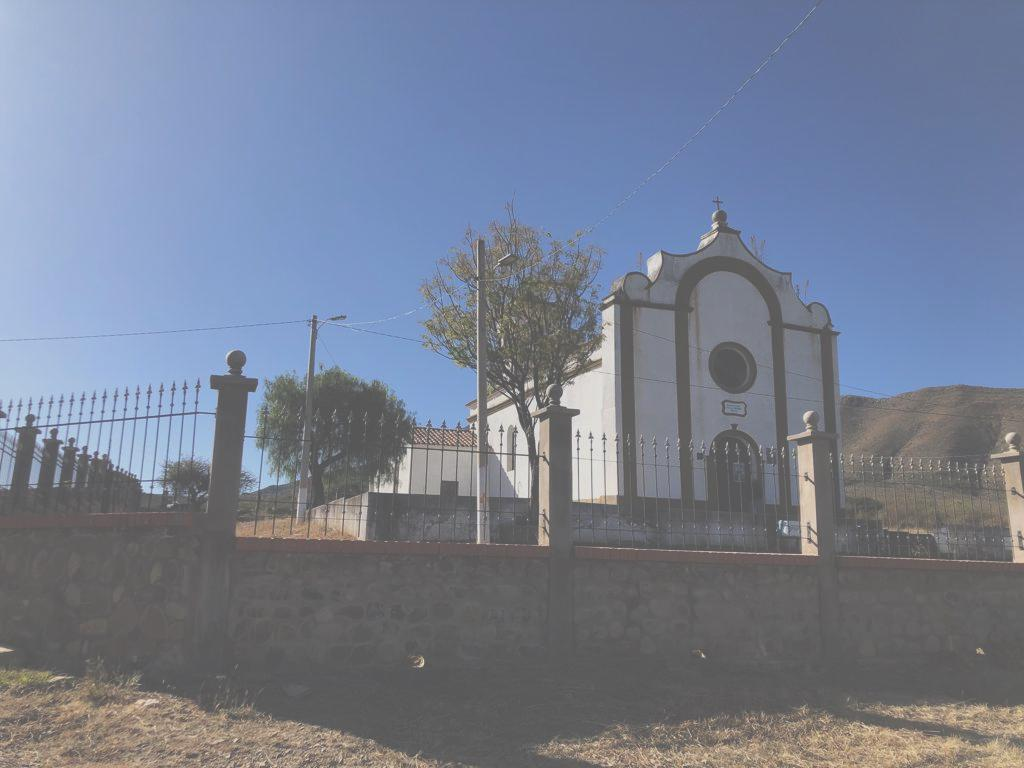
#> input picture SellaIglesia.jpeg, 1024 x 768 px, found by its file name
$ jupyter execute P3EDTT.ipynb   (shell and % lines are left out)
#> lines starting #> are read from the running program, lines starting #| are printed output that depends on the picture; long printed decimals are rounded
# Práctico 3 - Procesamiento Digital de Imágenes

[cell 1]
import math
import imageio
import numpy as np
import matplotlib.pyplot as plt

[cell 2]
#Definiendo Matriz de RGB a YIQ
MatrizRGBtoYIQ = np.array([[0.299, 0.587, 0.114],
                        [0.596,-0.275,-0.321],
                        [0.211,-0.523, 0.311]])
#Definiendo Matriz de YIQ a RGB
MatrizYIQtoRGB=np.array([[1,0.9663,0.6210],
                         [1,-0.2721,-0.6474],
                         [1,-1.1070,1.7046]])

def apply_matrix(img, M):
    return np.matmul(img.reshape((-1,3)), M.T).reshape(img.shape)

def rgb2yiq(img):
    return apply_matrix(img, MatrizRGBtoYIQ)

def yiq2rgb(img):
    return apply_matrix(img, MatrizYIQtoRGB)

def plot_hist(im, bins, ax, cumulative=False):
    counts, borders = np.histogram(im if im.ndim==2 else rgb2yiq(im)[...,0], bins=bins, range=(0,1))
    ax.bar(range(len(counts)), np.cumsum(counts) if cumulative else counts)
    plt.xticks(ax.get_xticks(), labels=np.round(ax.get_xticks()/bins,2))
    plt.grid(alpha=0.3)

[cell 3]
Imagen_RGB = imageio.imread('../PDITARRAGA/SellaIglesia.jpeg')/255
fig, axes = plt.subplots(1, 2, figsize=(15,8))
axes[0].imshow(Imagen_RGB, vmin=0, vmax=1)
plot_hist(Imagen_RGB, 50, axes[1])
#> in plot_hist, `counts, borders = np.histogram(im if im.ndim==2 else rgb2yiq(im)[...,0..`: counts = 50 values, max 120313 at index 18, min 0 at index 0, mean 15728.6; borders = 51 values from 0 to 1
#> figure, not shown here; panel 2: tallest bar 120313 high, from x = 17.6 to 18.4

# 1. Normalizar histograma al rango [0,1]

Definir una función que normalice el histograma de valores de la imagen al rango [0,1]. Si la imagen es RGB, debe normalizar el histograma de luminancias.

[cell 4]
#Convertir al espacio YIQ
YIQ=rgb2yiq(Imagen_RGB)
Ymin=YIQ[:,:,0].min()
#> Ymin = 0.246
Ymax=YIQ[:,:,0].max()
#> Ymax = 0.985
print(Ymin)
#| 0.2458
print(Ymax)
#| 0.9846
#
YIQN = YIQ.copy()
YIQN[:,:,0]   =(YIQ[:,:,0]-Ymin)/(Ymax-Ymin) # Normalizacion de cero a 1
#> YIQN: shape (768, 1024, 3) float64; mean of channels 0, 1, 2 0.339, -0.0434, 0.0151
Ymin2=YIQN[:,:,0].min()
#> Ymin2 = 0
Ymax2=YIQN[:,:,0].max()
#> Ymax2 = 1
print(Ymin2)
#| 0.0
print(Ymax2)
#| 1.0
Imagen1 = yiq2rgb(YIQN) #Convierte de YIQ Normalizado a RGB
_, axes = plt.subplots(1, 2, figsize=(15,8))
axes[0].imshow(Imagen1, vmin=0, vmax=1)
plot_hist(Imagen1, 50, axes[1])
#> figure, not shown here; panel 2: tallest bar 86662 high, from x = 7.6 to 8.4

## 1.1 Normalizar histograma usando percentiles

Definir una función que normalice el histograma de valores de la imagen de modo que el pixel del percentil P valga 0 y el pixel del percentil 100-P valga 1. Los valores entre los percentiles 0 y P valdrán 0 y los valores entre los percentiles 100-P y 100 valdrán 1. Si la imagen es RGB, normalizar el histograma de luminancias.

NOTA: para calcular percentiles usar np.percentile()

[cell 5]
Np0=np.percentile(YIQ[:,:,0],0)
#> Np0 = 0.246
Np100=np.percentile(YIQ[:,:,0],100)
#> Np100 = 0.985
print(Np0)
#| 0.2458
print(Np100)
#| 0.9846
YIQNp = YIQ.copy()
YIQNp[:,:,0]   =(YIQ[:,:,0]-Np0)/(Np100-Np0) # Normalizacion de cero a 1
Imagen2 = yiq2rgb(YIQNp) #Convierte de YIQ Normalizado a RGB
Np02=np.percentile(YIQNp[:,:,0],0)
#> Np02 = 0
Np1002=np.percentile(YIQNp[:,:,0],100)
#> Np1002 = 1
print(Np02)
#| 0.0
print(Np1002)
#| 1.0
_, axes = plt.subplots(1, 2, figsize=(15,8))
axes[0].imshow(Imagen2, vmin=0, vmax=1)
plot_hist(Imagen2, 50, axes[1])

## 2. Corrección gamma

1. Definir una función que aplique la corrección gamma a una imagen. Si la imagen es RGB, debe aplicar la corrección sobre la luminosidad de la imagen.
2. Normalizar la imagen al rango [0,1] (con min y max o con percentiles) y luego aplicar corrección gamma.

Como sugerencia, pasarle como parámetro un valor $\alpha$ de manera que $\gamma$ se calcule como:

$\gamma = 2^{-\alpha}$

De esta manera, cuando $\alpha=1 \rightarrow \gamma=1/2$, y cuando $\alpha=-1 \rightarrow \gamma=2$. Entonces, para $\alpha>0$ la luminosidad aumenta y para $\alpha<0$ disminuye.

[cell 6]
#Convertir al espacio YIQ
YIQ2=rgb2yiq(Imagen_RGB)
Ymin2=YIQ2[:,:,0].min()
#> Ymin2 = 0.246
Ymax2=YIQ2[:,:,0].max()
#> Ymax2 = 0.985
print(Ymin)
#| 0.2458
print(Ymax)
#| 0.9846
#Normalizando
YIQN2 = YIQ2.copy()
YIQN2[:,:,0]   =(YIQ2[:,:,0]-Ymin2)/(Ymax2-Ymin2) # Normalizacion de cero a 1
Ymin2=YIQN2[:,:,0].min()
#> Ymin2 = 0
Ymax2=YIQN2[:,:,0].max()
#> Ymax2 = 1
print(Ymin2)
#| 0.0
print(Ymax2)
#| 1.0
## Se procede a usar la matriz normalizada con valores maximos y minimos
Filas,Columnas,Canales=YIQN2.shape # obtenemos el tamaño de la imagen original de YIQ
#> Filas = 768; Columnas = 1024; Canales = 3
YIQGama = np.zeros((Filas,Columnas,3)) # Genera matriz vacia para Gama=1/2
YIQGama[:,:,1]=YIQN[:,:,1]
#> YIQGama: shape (768, 1024, 3) float64; mean of channels 0, 1, 2 0, -0.0434, 0
YIQGama[:,:,2]=YIQN[:,:,2]
#> YIQGama: shape (768, 1024, 3) float64; mean of channels 0, 1, 2 0, -0.0434, 0.0151
# Calcular valores de Y
for i in range(Filas):
    for j in range(Columnas) :
              YIQGama[i,j,0] = pow(YIQN[i,j,0],1/2) ; #Calcula Y=Y`(2)
#> YIQGama: shape (768, 1024, 3) float64; mean of channels 0, 1, 2 0.566, -0.0434, 0.0151

[cell 7]
ImagenRGBGama = yiq2rgb(YIQGama) #Convierte de YIQ Gama a RGB
_, axes = plt.subplots(1, 2, figsize=(15,8))
axes[0].imshow(ImagenRGBGama, vmin=0, vmax=1)
plot_hist(ImagenRGBGama, 50, axes[1])
axes[1].set_title('Imagen con Gama 1/2')
#> figure, not shown here; panel 2: tallest bar 72740 high, from x = 19.6 to 20.4

[cell 8]
YIQGama2 = np.zeros((Filas,Columnas,3)) # Genera matriz vacia para Gama=2
YIQGama2[:,:,1]=YIQN[:,:,1]
YIQGama2[:,:,2]=YIQN[:,:,2]
# Calcular valores de Y
for i in range(Filas):
    for j in range(Columnas) :
              YIQGama2[i,j,0] = pow(YIQN[i,j,0],2) ; #Calcula Y=Y`(2)
#> YIQGama2: shape (768, 1024, 3) float64; mean of channels 0, 1, 2 0.141, -0.0434, 0.0151

[cell 9]
ImagenRGBGama2 = yiq2rgb(YIQGama2) #Convierte de YIQ Gama a RGB
_, axes = plt.subplots(1, 2, figsize=(15,8))
axes[0].imshow(ImagenRGBGama2, vmin=0, vmax=1)
plot_hist(ImagenRGBGama2, 50, axes[1])
axes[1].set_title('Imagen con Gama 2')
#> figure, not shown here; panel 2: tallest bar 220798 high, from x = 0.6 to 1.4

# 3. Modificación del histograma por una función definida a tramos

1. Definir una función que tome una imagen y dos arreglos $x$ e $y$ que definan una función no-lineal en el rango $0\leq x,y\leq 1$ y aplique la función a la intensidad de los pixeles de la imagen. Si la imagen es RGB debe aplicar la función a la luminosidad de la imagen.
2. Normalizar la imagen al rango [0,1] y luego aplicar corrección gamma.

Ayuda: La función np.interp() puede facilitarle la tarea

[cell 10]
#Convertir al espacio YIQ
YIQ3=rgb2yiq(Imagen_RGB)
Ymin3=YIQ3[:,:,0].min()
#> Ymin3 = 0.246
Ymax3=YIQ3[:,:,0].max()
#> Ymax3 = 0.985
print(Ymin3)
#| 0.2458
print(Ymax3)
#| 0.9846
#Crear la funcion espacio Y a normalizar
YIQN3 = YIQ3.copy()
YIQN3[:,:,0]   =(YIQ3[:,:,0]-Ymin3)/(Ymax3-Ymin3) # Normalizacion de cero a 1
#Se va definir el tramo entre 0,2 y 0,8
Vmin = 0.10
Vmax = 0.80
#Se utiliza Imagen 1 normalizado por max y min
YIQLtrozos = np.zeros((Filas,Columnas,3)) # Genera matriz vacia para Gama=2
YIQLtrozos[:,:,1]=YIQN3[:,:,1]
YIQLtrozos[:,:,2]=YIQN3[:,:,2]
# Calcular valores de Y
for i in range(Filas):
    for j in range(Columnas) :
                if  YIQN3[i,j,0] >= 0 and YIQN3[i,j,0] <= Vmin :
                    YIQLtrozos[i,j,0] = 0  #Si es menor a Ymin_ entonces Y=
                elif YIQN3[i,j,0] >= Vmax and YIQN3[i,j,0] <= 1 :
                    YIQLtrozos[i,j,0] = 1
                else :
                    YIQLtrozos[i,j,0] = YIQN3[i,j,0]
#> YIQLtrozos: shape (768, 1024, 3) float64; mean of channels 0, 1, 2 0.34, -0.0434, 0.0151

[cell 11]
ImagenRGBLT = yiq2rgb(YIQLtrozos) #Convierte de YIQ Gama a RGB
_, axes = plt.subplots(1, 2, figsize=(15,8))
axes[0].imshow(ImagenRGBLT, vmin=0, vmax=1)
plot_hist(ImagenRGBLT, 40, axes[1])
axes[1].set_title('Imagen LINEAL A TROZOS')
#> figure, not shown here; panel 2: tallest bar 110479 high, from x = 5.6 to 6.4

## 3. Modificación del histograma por una función definida a tramos modo funcion

[cell 12]
#Convertir al espacio YIQ
YIQ3=rgb2yiq(Imagen_RGB)
Ymin3=YIQ3[:,:,0].min()
Ymax3=YIQ3[:,:,0].max()
print(Ymin3)
#| 0.2458
print(Ymax3)
#| 0.9846
#Crear la funcion espacio Y a normalizar
YIQN3 = YIQ3.copy()
YIQN3[:,:,0]   =(YIQ3[:,:,0]-Ymin3)/(Ymax3-Ymin3) # Normalizacion de cero a 1
#Se va definir lo puntos de la funcion
x = [0,0.30,0.65,1]
y = [0,0.22,0.85,1]
plt.plot(x, y)
plt.grid(alpha=0.1)
plt.xlabel('Y Input')
plt.ylabel('Y Ouput')
#Se utiliza Imagen 1 normalizado por max y min
YIQLTF = np.zeros((Filas,Columnas,3)) # Genera matriz vacia para Gama=2
YIQLTF[:,:,1]=YIQN3[:,:,1]
YIQLTF[:,:,2]=YIQN3[:,:,2]
#Puntos a evaluar
# Calcular valores de Y
for i in range(Filas):
    for j in range(Columnas) :
                   Val=YIQN3[i,j,0]
                   Ymodif=np.interp(Val, x, y)
                   YIQLTF[i,j,0] = Ymodif #Si es menor a Ymin_ entonces Y=
#> YIQLTF: shape (768, 1024, 3) float64; mean of channels 0, 1, 2 0.336, -0.0434, 0.0151

[cell 13]
ImagenRGBLFT = yiq2rgb(YIQLTF) #Convierte de YIQ Gama a RGB
_, axes = plt.subplots(1, 2, figsize=(15,8))
axes[0].imshow(ImagenRGBLFT, vmin=0, vmax=1)
plot_hist(ImagenRGBLFT, 40, axes[1])
axes[1].set_title('Imagen LINEAL A TROZOS con Funcion')
axes[1].set_xlabel('Y Input')
axes[1].set_ylabel('Y Ouput')
#> figure, not shown here; panel 2: tallest bar 122015 high, from x = 3.6 to 4.4

# 4. Uniformalización del histograma

1. Definir una función que tome una imagen y haga que su histograma de intensidades tenga una distribución uniforme.
2. Normalizar el histograma al rango [0,1] y uniformalizar su distribución

[cell 14]
#Convertir al espacio YIQ
YIQDU=rgb2yiq(Imagen_RGB)
YDUmin=YIQDU[:,:,0].min()
#> YDUmin = 0.246
YDUmax=YIQDU[:,:,0].max()
#> YDUmax = 0.985
#Crear la funcion espacio Y a normalizar
YIQDUN = YIQDU.copy()
YIQDUN[:,:,0]   =(YIQDUN[:,:,0]-YDUmin)/(YDUmax-YDUmin) # Normalizacion de cero a 1
CanalY=YIQDUN[:,:,0]
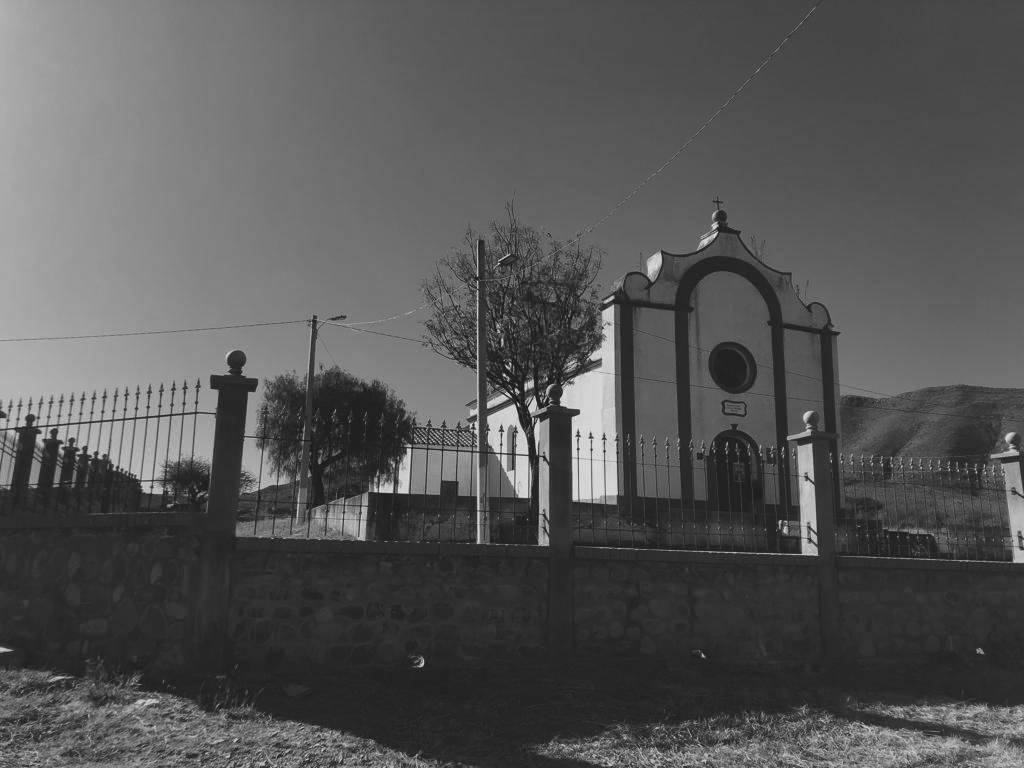
#> CanalY: shape (768, 1024) float64; min 0, max 1, mean 0.339
Fila,Columna=CanalY.shape
#> Fila = 768; Columna = 1024
TotalY=Fila*Columna #Total datos
#> TotalY = 786432
print("Total datos ",TotalY)
#| Total datos  786432
xnew=CanalY.copy()
xorden=np.argsort(CanalY,axis=None) #Ordenamiento de menor a mayor
indices=np.unravel_index(xorden,CanalY.shape) #Obtencion indices de ordenamiento
#> indices = 786432 positions, rows 0 to 767, columns 0 to 1023
#Puntos para la recta lineal
yl = [0.0,TotalY/2,TotalY]
#> yl = [0, 393216, 786432]
xl = [0.0,0.5,1]
#Algoritmo distribuicion uniforme lineal
for delta in range(TotalY):
    Filanew=indices[0][delta]
    Colnew =indices[1][delta]
    Ynew=np.interp(delta, yl, xl)
    xnew[Filanew,Colnew]=Ynew
#> this loop made 786432 passes
#> (Filanew, Colnew) on passes 1 to 3: (233, 548), (423, 534), (404, 548)
# Calcular valores de Y
for i in range(Filas):
    for j in range(Columnas) :
                   YIQDUN[i,j,0] = xnew[i,j] #Sos Y=
#> YIQDUN: shape (768, 1024, 3) float64; mean of channels 0, 1, 2 0.5, -0.0434, 0.0151

[cell 15]
ImagenRGBDU = yiq2rgb(YIQDUN) #Convierte de YIQ Gama a RGB
_, axes = plt.subplots(1, 2, figsize=(15,8))
axes[0].imshow(ImagenRGBDU, vmin=0, vmax=1)
plot_hist(ImagenRGBDU, 40, axes[1])
#> in apply_matrix (call 20), `return np.matmul(img.reshape((-1,3)), M.T).reshape(img.shape)`:
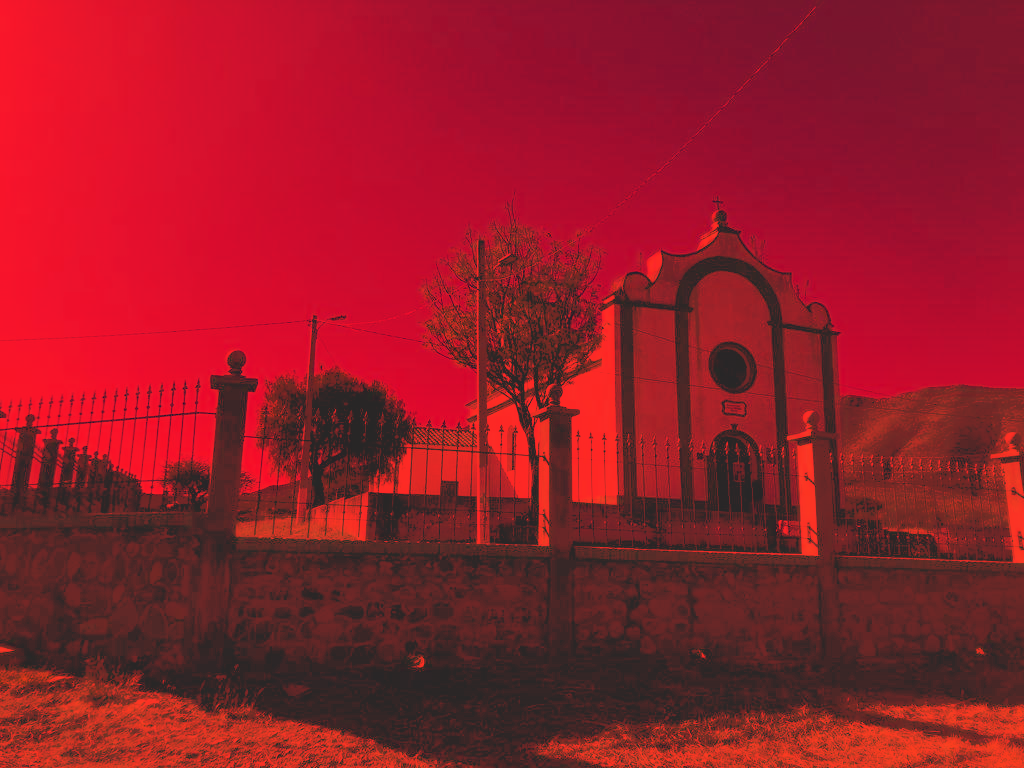
#> returned value: shape (768, 1024, 3) float64; mean of channels 0, 1, 2 0.5, -0.0436, 0.0145; drawn with min black and max white
axes[1].set_title('Distribuicion Lineal Uniforme')
#> figure, not shown here; panel 2: tallest bar 19835 high, from x = 27.6 to 28.4

# 5. Normalización del histograma

1. Definir una función que tome una imagen y haga que su histograma de intensidades tenga una distribución normal.
2. Normalizar el histograma al rango [0,1] y normalizar su distribución.

[cell 16]
#Convertir al espacio YIQ
YIQNorm=rgb2yiq(Imagen_RGB)
YNormmin=YIQNorm[:,:,0].min()
#> YNormmin = 0.246
YNormmax=YIQNorm[:,:,0].max()
#> YNormmax = 0.985
#Crear la funcion espacio Y normalizada
YIQNormN = YIQNorm.copy()
YIQNormN[:,:,0]   =(YIQNormN[:,:,0]-YNormmin)/(YNormmax-YNormmin) # Normalizacion de cero a 1
CanalY=YIQNormN[:,:,0]
Fila,Columna=CanalY.shape
TotalY=Fila*Columna
print("Total datos ",TotalY)
#| Total datos  786432
xnew=CanalY.copy()
xorden=np.argsort(CanalY,axis=None) #Ordenamiento de menor a mayor
indices=np.unravel_index(xorden,CanalY.shape)
from scipy.stats import norm
x5 = np.arange(0,1.05,0.05)
y5 = norm.pdf(x5,0.5,0.15)
plt.plot(x5, y5)
plt.show()
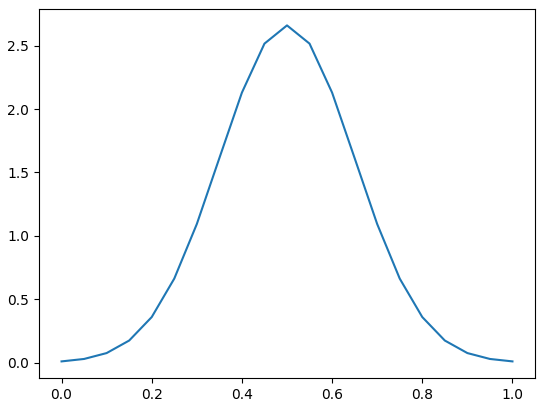
#> figure drawn by matplotlib, 1 panel; curve peaks at x = 0.5, y = 2.66
#scipy.stats.norm.pdf(x, loc=0, scale=1)
#scale = Specify standard deviation of the distribution. Must be non-negative. Default is 1.0.
#loc = Media
sumay5=y5.sum()
print("Total valor a repartir",sumay5)
VReparto=y5.copy() # Vector que tiene el reparto de cantidades de datos
VReparto[:]=(TotalY/sumay5)*VReparto[:]
for k in range(len(VReparto)):  # Vector que proporciona las cantidades a repartir en forma entera
         aux=round(VReparto[k])
         VReparto[k]=aux
VRep=np.cumsum(VReparto) # Vector acumulado de las reparticiones

[cell 17]
#Algoritmo distribuicion Normalizada
for delta in range(TotalY):
    Filanew=indices[0][delta]
    Colnew =indices[1][delta]
    Ynew=np.interp(delta, VRep, x5)
    xnew[Filanew,Colnew]=Ynew
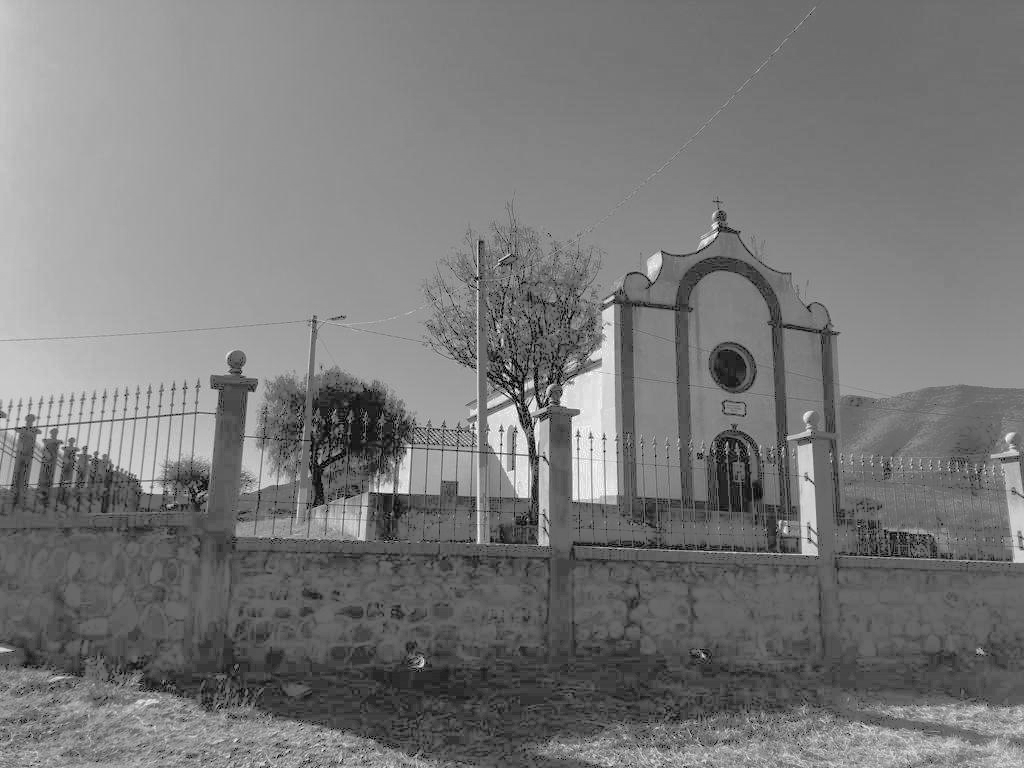
#> xnew: shape (768, 1024) float64; min 0, max 1, mean 0.475
# Actualiza los valores de Y de acuerdo a reparticion Gausiana
for i in range(Filas):
    for j in range(Columnas) :
                   YIQDUN[i,j,0] = xnew[i,j] #Sos Y=
#> YIQDUN: shape (768, 1024, 3) float64; mean of channels 0, 1, 2 0.475, -0.0434, 0.0151
###
ImagenRGBDU = yiq2rgb(YIQDUN) #Convierte de YIQ Gama a RGB
_, axes = plt.subplots(1, 2, figsize=(15,8))
axes[0].imshow(ImagenRGBDU, vmin=0, vmax=1)
plot_hist(ImagenRGBDU, 50, axes[1])
#> in apply_matrix (call 23), `return np.matmul(img.reshape((-1,3)), M.T).reshape(img.shape)`:
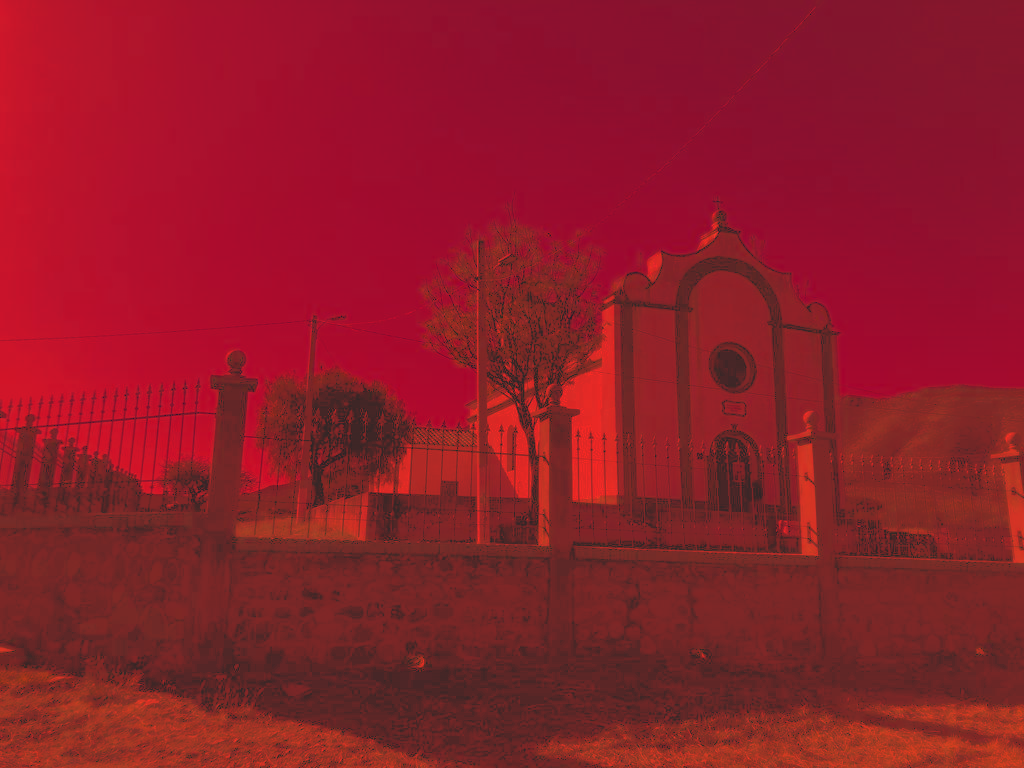
#> returned value: shape (768, 1024, 3) float64; mean of channels 0, 1, 2 0.475, -0.0436, 0.0145; drawn with min black and max white
axes[1].set_title('Distribuicion Normalizada')
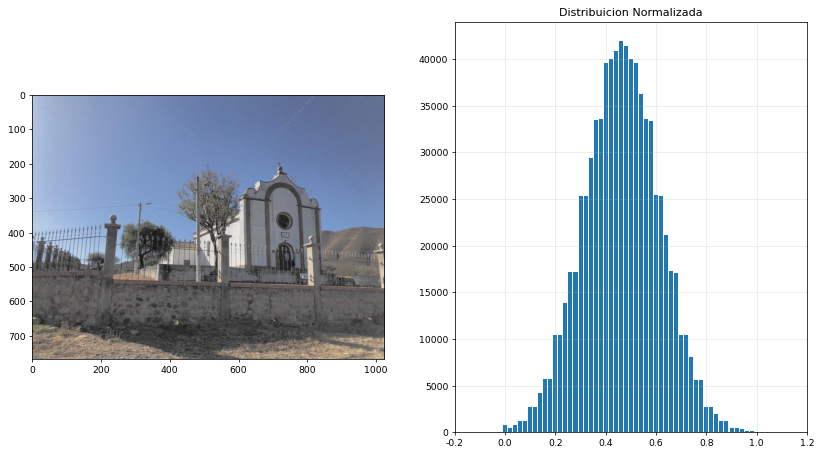
#> figure drawn by matplotlib, 2 panels; panel 2: tallest bar 41925 high, from x = 22.6 to 23.4
